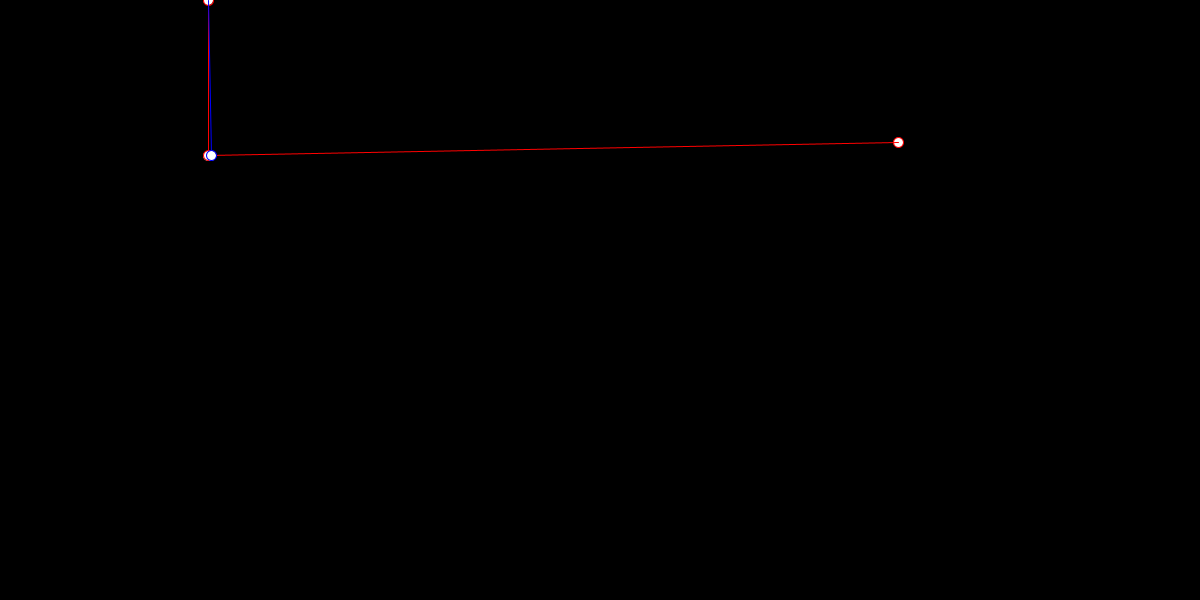
Frame 1 (no input)
Frame 60 (the mouse pressed at the canvas centre just before this capture): identical to frame 1, image omitted
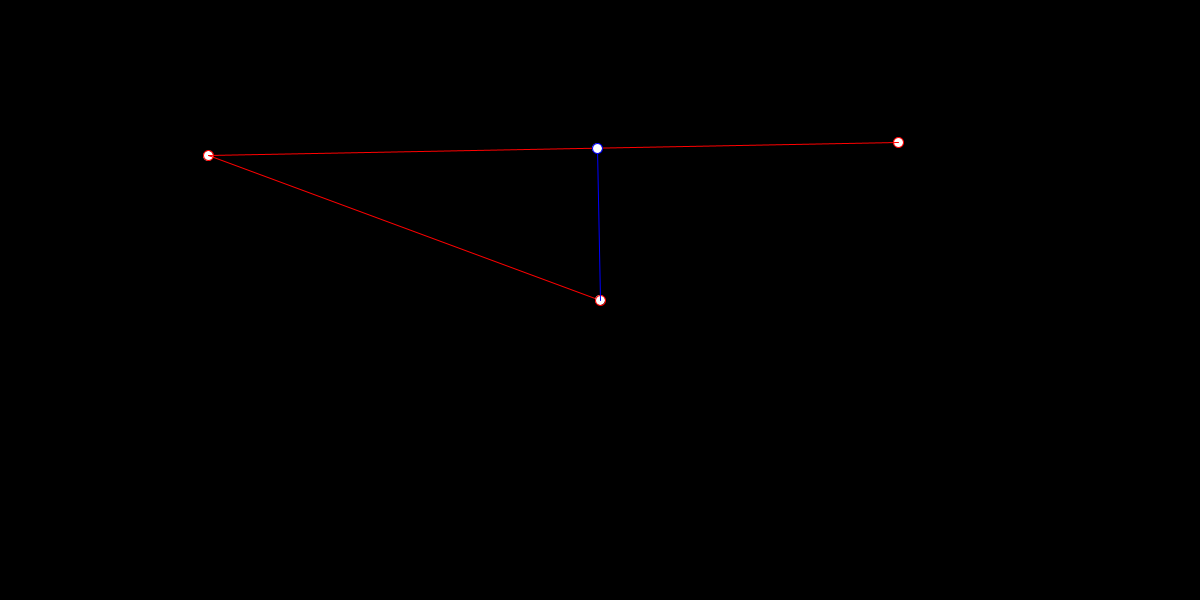
Frame 120 (the mouse held since frame 60 and released just before this capture)

The Processing sketch that drew these frames (run headless with seeded random() and noise(); from frame 60 on, the mouse is pressed at the canvas centre):

// Processing sketch: ProjecaoEscalar
// ── ProjecaoEscalar.pde
PVector a, b;

void setup() {
  size(1200, 600);
  background(0);
  
  a = new PVector(random(40, 300), random(0, height));
  b = new PVector(random(500, 700) + a.x, random(0, height));
}

void draw() {
  background(0);
  
  
  PVector mouse = new PVector(constrain(mouseX, a.x, b.x), mouseY);
  
  fill(255);
  stroke(255, 0, 0);
  
  ellipse(a.x, a.y, 10, 10);
  ellipse(b.x, b.y, 10, 10);
  
  line(a.x, a.y, mouse.x, mouse.y);
  line(a.x, a.y, b.x, b.y);
  ellipse(mouse.x, mouse.y, 10, 10);
  
  PVector pontoNormal = projecaoEscalar(mouse, a, b);
  
  stroke(0, 0, 255);
  line(mouse.x, mouse.y, pontoNormal.x, pontoNormal.y);
  ellipse(pontoNormal.x, pontoNormal.y, 10, 10);
}

void mouseClicked() {
  a = new PVector(random(40, 300), random(0, height));
  b = new PVector(random(500, 700) + a.x, random(0, height));
}

PVector projecaoEscalar(PVector p, PVector a, PVector b) {
  PVector apVec = PVector.sub(p, a);
  PVector abVec = PVector.sub(b, a);
  abVec.normalize(); //Transformando a linha A-B em uma linha normal
  abVec.mult(apVec.dot(abVec)); //Escalando a linha A-B com o produto do ponto
  
  PVector normal = PVector.add(a, abVec);
  return normal;
}
